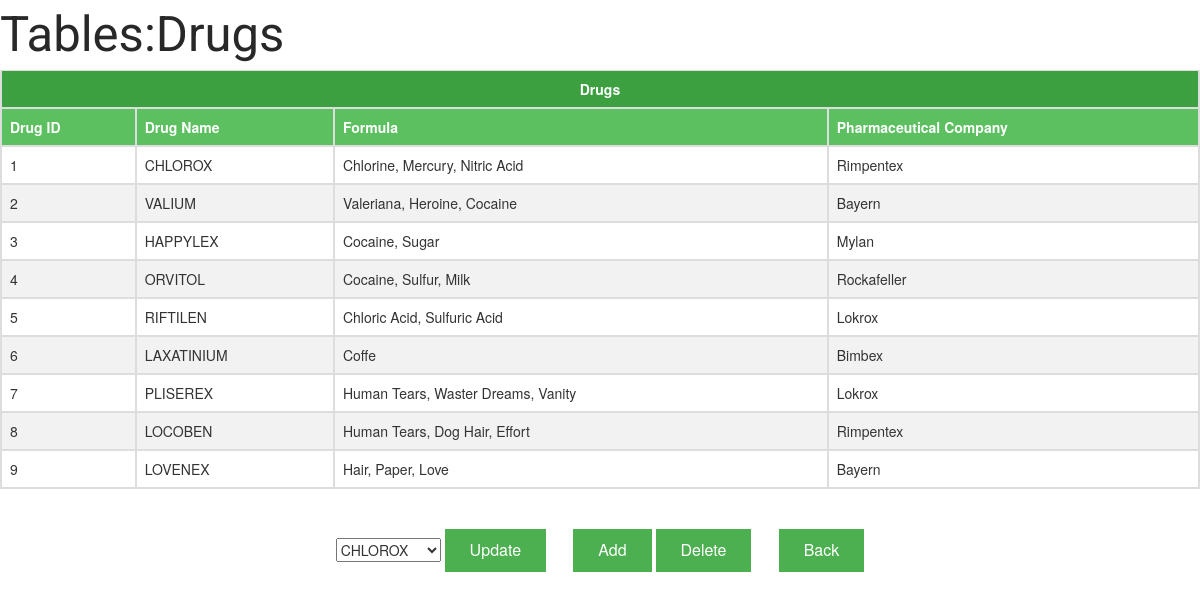
Page /Prescriptions/Updates/Drugs/table_drugs.php on the committed database.
### tables this page shows
CREATE TABLE `Drug` (
  `DrugId` int(10) UNSIGNED NOT NULL,
  `Formula` text NOT NULL,
  `Name` text NOT NULL,
  `PharmaceuticalCompanyId` int(10) UNSIGNED NOT NULL
);

CREATE TABLE `PharmaceuticalCompany` (
  `Name` text NOT NULL,
  `PharmaceuticalCompanyId` int(10) UNSIGNED NOT NULL,
  `PhoneNumber` int(10) UNSIGNED NOT NULL
);

### Prescriptions/Updates/Drugs/table_drugs.php (the view, shortened to what this page needs)
<!DOCTYPE html>
<html>
    <head>
        <link rel="stylesheet" href="http://maxcdn.bootstrapcdn.com/bootstrap/3.3.7/css/bootstrap.min.css">
        <link rel="stylesheet" href="https://cdnjs.cloudflare.com/ajax/libs/bootstrap-select/1.12.2/css/bootstrap-select.min.css">
        <link rel="stylesheet" type="text/css" href="../../index.css">
    </head>
    <body>
        <p class="big-text">Tables:Drugs</p>
        <?php
            $servername = "localhost";
            $username = "root";
            $password = NULL;
            $dbname = "Prescriptions-R-X";
            $conn = new mysqli($servername, $username, $password, $dbname);
            mysqli_set_charset($conn, "utf8");
            $sql ="SELECT Drug.DrugId AS DrugId, Drug.Name AS DrugName, Drug.Formula AS Formula, PharmaceuticalCompany.Name AS PharmaName
            FROM Drug, PharmaceuticalCompany
            WHERE Drug.PharmaceuticalCompanyId = PharmaceuticalCompany.PharmaceuticalCompanyId";
            $result = $conn->query($sql);
            echo "<center><table class='table'><tr><th colspan='4' style='background-color:#3c9f40'><center>Drugs</center></th></tr><tr><th>Drug ID</th><th>Drug Name</th><th>Formula</th><th>Pharmaceutical Company</th></tr>";
            if ($result->num_rows > 0) {
                while($row = $result->fetch_assoc()) {
                    echo "<tr><td>" . $row["DrugId"] . "</td><td>" . $row["DrugName"] . "</td><td>" . $row["Formula"] . "</td><td>" . $row["PharmaName"] . "</td></tr>";
                }
            }
            echo "</center></table>";
        ?>
        <br>
        <form method="post" action="upd_drugs.php">
            <?php
                $conn = new mysqli($servername, $username, $password, $dbname);
                mysqli_set_charset($conn, "utf8");
                $sql = "SELECT DrugId, Name FROM Drug";
                $result = $conn->query($sql);
                echo "<select class='selectpicker' name='drug'>";
                $option = "";
                if ($result->num_rows > 0 ) {
                    while($row = $result->fetch_assoc()) {
                        $option .= "<option value=". $row['DrugId'] . ">" . $row['Name'] . "</option>";
                    }
                }
                $option .= "</select>";
                $option .= "    <input class='button' type='submit' name='submit' value='Update'>";
                echo $option;
            ?>
            <input class="button" type="button" value="Add" onclick="location='add_drugs.php'" />
            <input class="button" type="button" value="Delete" onclick="location='del_drugs.php'"/>
            <input class="button" type="button" value="Back" onclick="location='../../index.php'">
        </form>
    </body>
</html>

### Prescriptions/index.css (style rules this page uses)
.big-text { font-family: Roboto; font-size: 350%; color: #282828; margin: 0; padding: 0; }
.table { border-collapse: collapse; width: 100%; }
.table td, .table th { border: 2px solid #ddd; padding: 8px; }
.table tr:nth-child(even) { background-color: #f2f2f2; }
.table th { padding-top: 12px; padding-bottom: 12px; text-align: left; background-color: #5cbf60; color: white; }
.button { background-color: #4CAF50; border: none; color: white; padding: 10px 25px; text-align: center; text-decoration: none; display: inline-block; font-size: 16px; }
p { font-family: Roboto; font-size: 125%; }

### rows in the picture
drug: DrugId "1", Name "CHLOROX", Formula "Chlorine, Mercury, Nitric Acid", PharmaceuticalCompanyId.Name "Rimpentex"
drug: DrugId "2", Name "VALIUM", Formula "Valeriana, Heroine, Cocaine", PharmaceuticalCompanyId.Name "Bayern"
drug: DrugId "3", Name "HAPPYLEX", Formula "Cocaine, Sugar", PharmaceuticalCompanyId.Name "Mylan"
drug: DrugId "4", Name "ORVITOL", Formula "Cocaine, Sulfur, Milk", PharmaceuticalCompanyId.Name "Rockafeller"
drug: DrugId "5", Name "RIFTILEN", Formula "Chloric Acid, Sulfuric Acid", PharmaceuticalCompanyId.Name "Lokrox"
drug: DrugId "6", Name "LAXATINIUM", Formula "Coffe", PharmaceuticalCompanyId.Name "Bimbex"
drug: DrugId "7", Name "PLISEREX", Formula "Human Tears, Waster Dreams, Vanity", PharmaceuticalCompanyId.Name "Lokrox"
drug: DrugId "8", Name "LOCOBEN", Formula "Human Tears, Dog Hair, Effort", PharmaceuticalCompanyId.Name "Rimpentex"
drug: DrugId "9", Name "LOVENEX", Formula "Hair, Paper, Love", PharmaceuticalCompanyId.Name "Bayern"

### other values in the picture
form field drug "CHLOROX"
